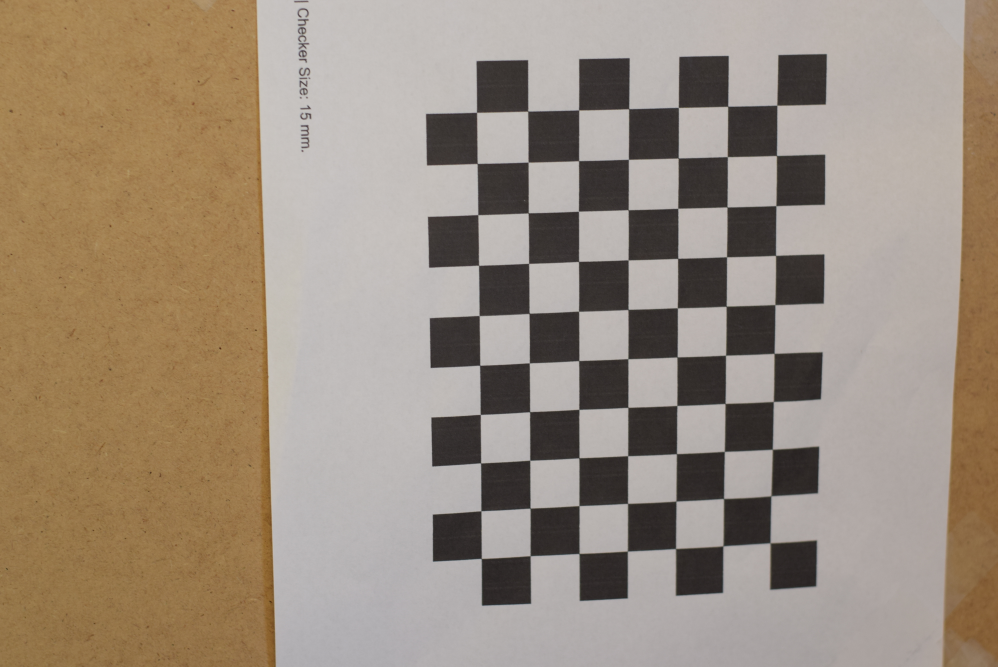
#> input picture implementation/image1.JPG, 2992 x 2000 px (shown at 1/3 size); its folder holds 2 pictures in this run
$ python findimgpoints.py
#> lines starting #> are read from the running program, lines starting #| are printed output that depends on the picture
#!/usr/bin/env python
# coding: utf-8

# In[1]:


# necessary modules
import numpy as np      # for maths
import cv2 as cv        # for camera tools
import glob
import os
import sys, time


# In[2]:


# termination criteria
criteria = (cv.TermCriteria_EPS + cv.TermCriteria_MAX_ITER, 30, 0.001)

cols, rows = 7, 10

shape = (cols, rows)


# In[3]:


# prepare object points
# prepare object points
objp = np.zeros((cols*rows,3), np.float32) # zero array for 8 x 11 circle board
objp[:,:2] = np.mgrid[0:cols,0:rows].T.reshape(-1,2)  # format shape of array

# arrays to store object points and image points
# objpoints1 = []
# imgpoints1 = []
# objpoints2 = []
# imgpoints2 = []


# In[4]:


# read the image file(s)
images = glob.glob("*.jpg")

folder = "found_patterns"

# if not os.path.exists(folder):
#     os.mkdir(folder)

# path = "{}/{}".format(os.getcwd(), folder)

# In[ ]:


counter, success = 1, 0
size = (cols,rows)   # (cols, rows)
startTime = time.time()

path = '{}/{}'.format(os.getcwd(),folder)


def findCorners(fname):

#> called with fname = 'implementation/image1.JPG'
    objpoints1 = []
    imgpoints1 = []
    # full size image for best accuracy
    img = cv.imread(fname)
#> img is the input picture: shape (2000, 2992, 3); mean B, G, R 125.6, 141.1, 155.4
    reimg = img   # in case need to resize

    # scale factor
    factor = img.shape[1]/reimg.shape[1]
#> factor = 1

    # convert to gray
    gray = cv.cvtColor(img, cv.COLOR_BGR2GRAY)
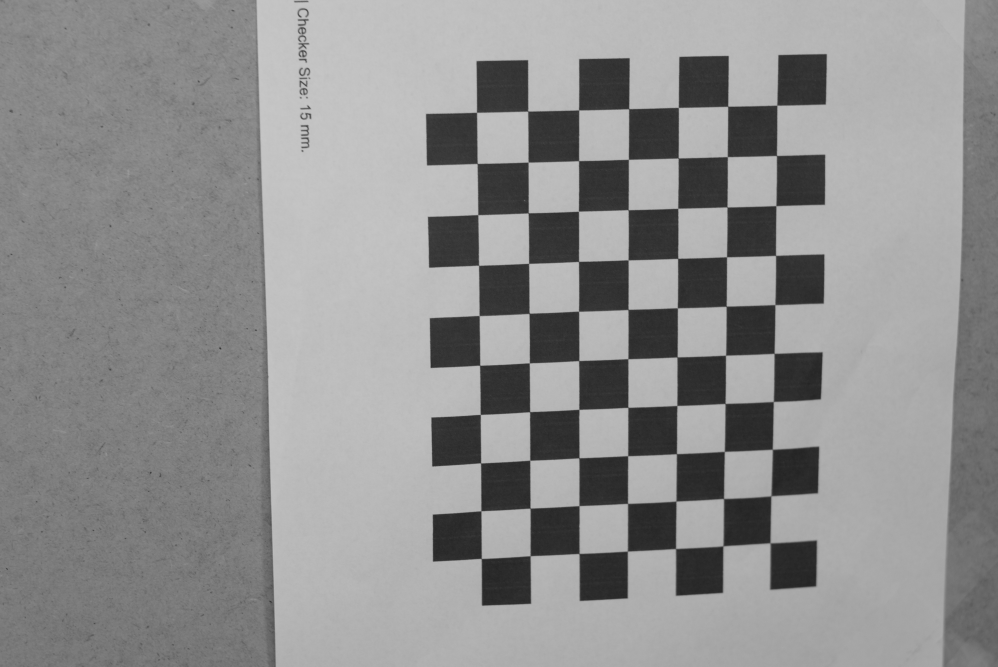
#> gray: shape (2000, 2992) (shown at 1/3 size); min 33, max 200, mean 143.6

    # find checkerboard corners
    ret, centres = cv.findChessboardCorners(gray, size,
                                        flags=cv.CALIB_CB_ADAPTIVE_THRESH
                                            + cv.CALIB_CB_NORMALIZE_IMAGE)
#> ret = True; centres = 70 rows, first 8: [2310.5, 1629.1], [2170, 1638.5], [2027.3, 1646.4], [1882.9, 1654], [1738.2, 1661.3], [1591.2, 1668.4], [1444.8, 1676.3], [2313.3, 1488.6]

    if ret == True:
        objpoints1.append(objp)

        centres2 = centres
#> centres2 has the same summary as centres
        centres2 = cv.cornerSubPix(gray, centres, (11,11), (-1,-1),
                                    criteria)
#> centres2 = 70 rows, first 8: [2310.8, 1629.4], [2169.6, 1638.5], [2027.5, 1646.5], [1882.9, 1654.2], [1737.9, 1661.3], [1591.4, 1668.2], [1444.6, 1676.2], [2313.6, 1488.4]

        imgpoints1.append(centres2)

        # draw and display the patterns
        drawimg = cv.drawChessboardCorners(reimg, size, centres2/factor, ret)

        # cv.imshow("img", drawimg)
        # cv.imwrite(os.path.join(path , '{}.png'.format(success)), drawimg)

        # cv.waitKey(200)

    else:
        sys.stdout.write("Pattern not found...")

    cv.destroyAllWindows()

    coords = np.zeros((len(imgpoints1[0]),3))   # set up homogeneous coordinates
#> coords = 70 rows, first 8: [0, 0, 0], [0, 0, 0], [0, 0, 0], [0, 0, 0], [0, 0, 0], [0, 0, 0], [0, 0, 0], [0, 0, 0]
    coords[:,-1] = 1

    for i in range(len(imgpoints1[0])):
        coords[i][:2] = imgpoints1[0][i]
#> this loop made 70 passes
#> after the loop, coords = 70 rows, first 8: [2310.8, 1629.4, 1], [2169.6, 1638.5, 1], [2027.5, 1646.5, 1], [1882.9, 1654.2, 1], [1737.9, 1661.3, 1], [1591.4, 1668.2, 1], [1444.6, 1676.2, 1], [2313.6, 1488.4, 1]


    return coords

imgpoints1 = findCorners(images[0])
#> imgpoints1 has the same summary as coords in findCorners
imgpoints2 = findCorners(images[1])
#> call 2 of findCorners, with fname = 'implementation/image2.JPG'
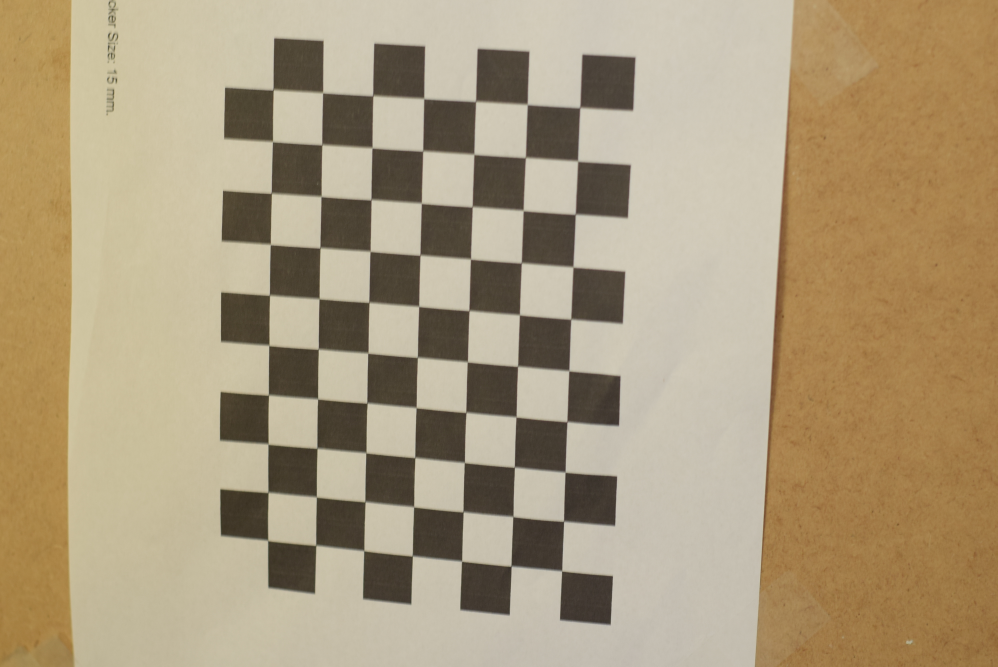
#> input picture implementation/image2.JPG, 2992 x 2000 px (shown at 1/3 size)
#> in findCorners, img is the input picture: shape (2000, 2992, 3); mean B, G, R 124.5, 154.7, 171.5
#> in findCorners (call 2), `gray = cv.cvtColor(img, cv.COLOR_BGR2GRAY)`:
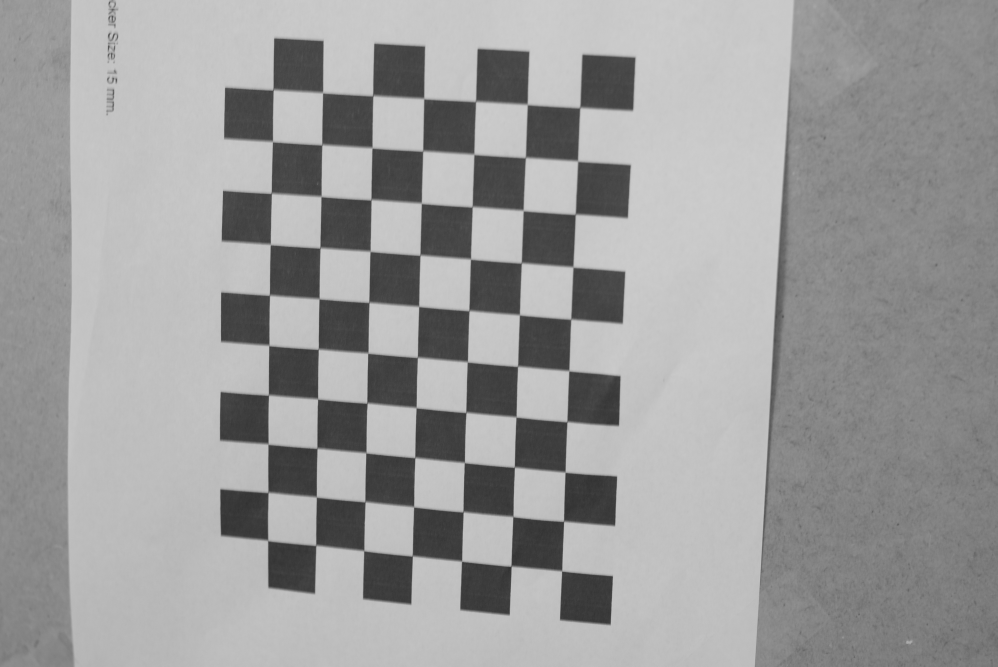
#> gray: shape (2000, 2992) (shown at 1/3 size); min 47, max 206, mean 156.2
#> in findCorners (call 2), `ret, centres = cv.findChessboardCorners(gray, size, flags=cv.CALIB_CB_..`: centres = 70 rows, first 8: [1685.8, 1715], [1534, 1699.5], [1385.5, 1684.5], [1238, 1670.1], [1092.5, 1652.5], [948, 1636.5], [804, 1621.5], [1691.5, 1564.5]
#> in findCorners (call 2), `centres2 = centres`: centres2 has the same summary as centres
#> in findCorners (call 2), `centres2 = cv.cornerSubPix(gray, centres, (11,11), (-1,-1), criteria)`: centres2 = 70 rows, first 8: [1685.9, 1713.7], [1534.2, 1699.4], [1385.7, 1684.5], [1237.8, 1668.9], [1092.3, 1653], [948.3, 1637], [804.1, 1622.2], [1691.7, 1564.6]
#> in findCorners (call 2), `coords = np.zeros((len(imgpoints1[0]),3))`: coords = 70 rows, first 8: [0, 0, 0], [0, 0, 0], [0, 0, 0], [0, 0, 0], [0, 0, 0], [0, 0, 0], [0, 0, 0], [0, 0, 0]
#> the loop in findCorners (call 2), `for i in range(len(imgpoints1[0])):` made 70 passes
#> after the loop in findCorners (call 2), `for i in range(len(imgpoints1[0])):`: coords = 70 rows, first 8: [1685.9, 1713.7, 1], [1534.2, 1699.4, 1], [1385.7, 1684.5, 1], [1237.8, 1668.9, 1], [1092.3, 1653, 1], [948.3, 1637, 1], [804.1, 1622.2, 1], [1691.7, 1564.6, 1]
#> imgpoints2 has the same summary as coords in findCorners


np.savez("imgpoints.npz", imgpoints1=imgpoints1, imgpoints2=imgpoints2)
